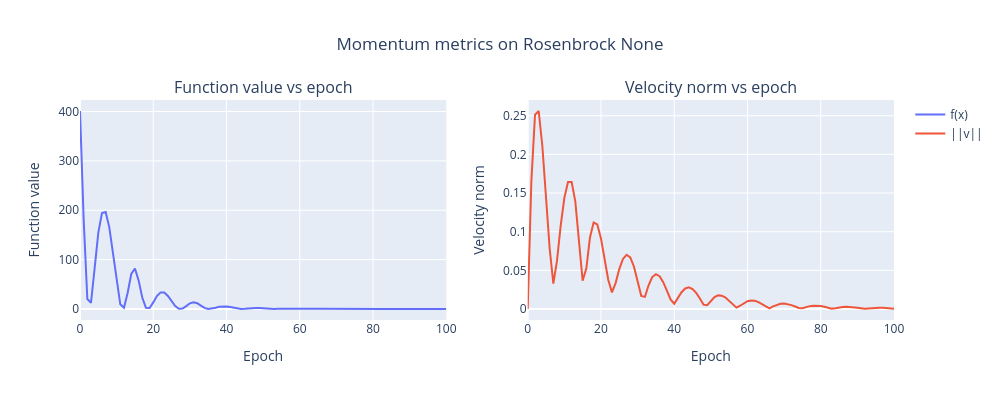

Source (notebook cell):
### Code cell
parameter_to_epoch, velocity_norm_to_epoch = momentum(
    problem=Rosenbrock(),
    initial_solution=np.array([2.0, 2.0]),
    alpha=0.0001,
    beta=0.9,
    number_of_epochs=100
)

show_momentum_plots(
    problem=Rosenbrock(),
    parameter_to_epoch=parameter_to_epoch,
    velocity_norm_to_epoch=velocity_norm_to_epoch
)
